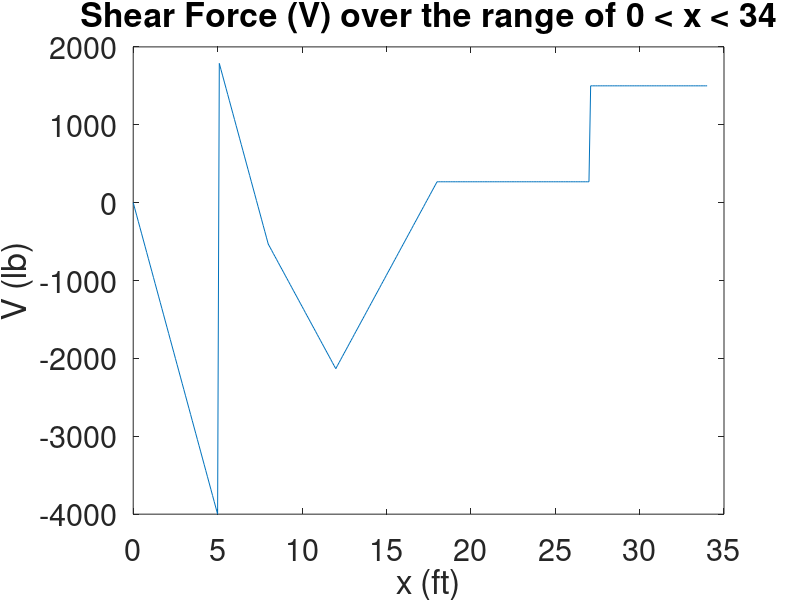
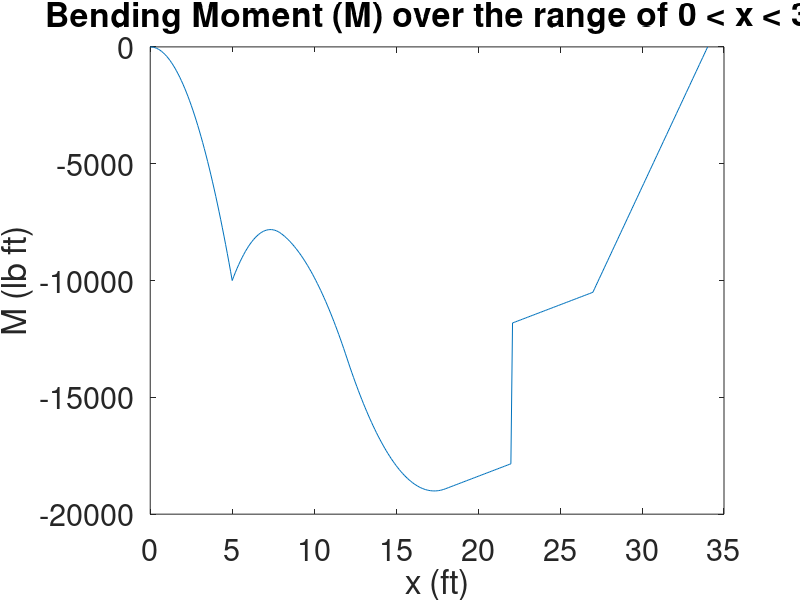

Recreate these plots in MATLAB, in order.
% Chris Kreienkamp
% 11/10/17
% Homework 8

clear
clc
clf

increment = 0.1;
i = 1;
V = zeros(1,34/increment);
M = zeros(1,34/increment);


for x = 0:increment:5
    V(i) = -800*x;
    M(i) = -400*x^2;
    i = i+1;
end

for x = 5.1:increment:8
    V(i) = 5868-800*x;
    M(i) = -400*x^2+5868*x-29340;
    i = i+1;
end

for x = 8.1:increment:12
    V(i) = -400*x+2668;
    M(i) = -200*x^2+2668*x-16540;
    i = i+1;
end

for x = 12.1:increment:18
    V(i) = 400*x-6932;
    M(i) = 200*x^2-6932*x+41060;
    i = i+1;
end

for x = 18.1:increment:22
    V(i) = 268;
    M(i) = 268*x-23740;
    i = i+1;
end

for x = 22.1:increment:27
    V(i) = 268;
    M(i) = 268*x-17740;
    i = i+1;
end

for x = 27.1:increment:34
    V(i) = 1500;
    M(i) = 1500*x-51004;
    i = i+1;
end

x = linspace(0,34,341);
figure(1); plot(x,V)
xlabel('x (ft)'); ylabel('V (lb)')
title('Shear Force (V) over the range of 0 < x < 34')
set(gca,'FontSize',22)
figure(2); plot(x,M)
xlabel('x (ft)'); ylabel('M (lb ft)')
title('Bending Moment (M) over the range of 0 < x < 34')
set(gca,'FontSize',22)
